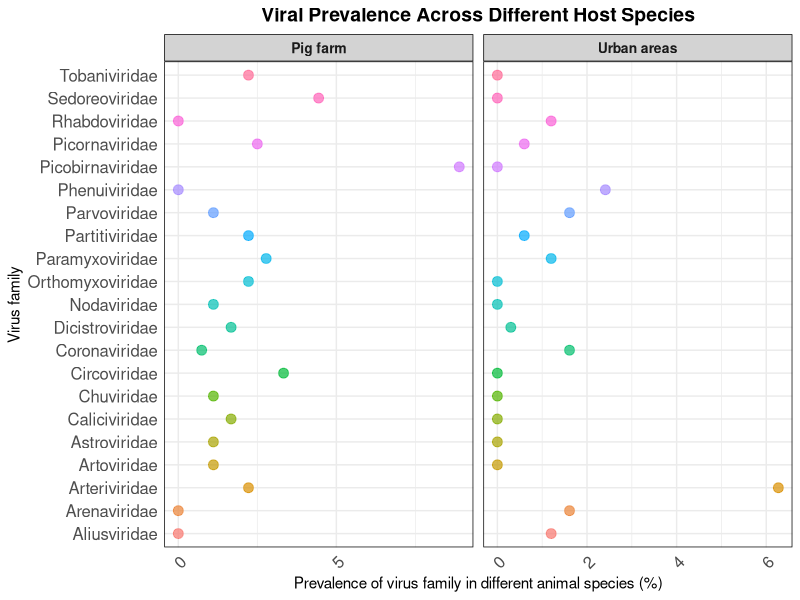
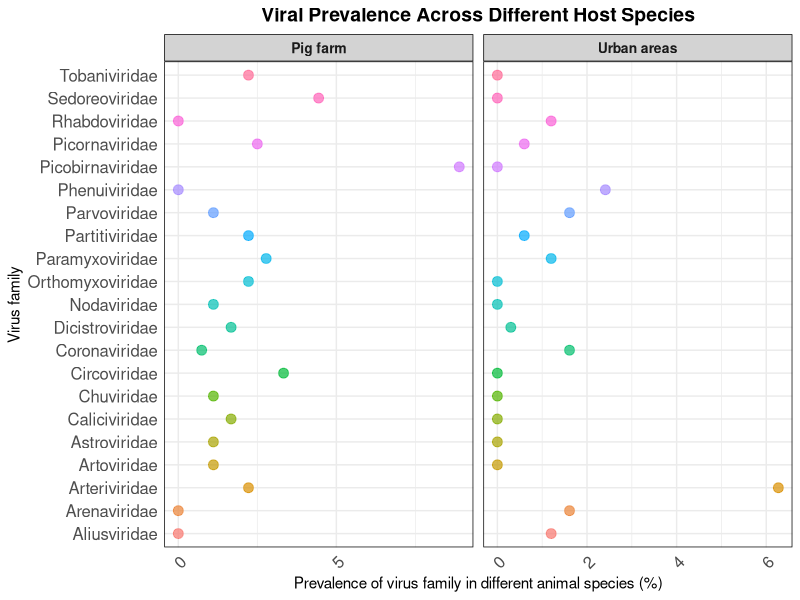

Generate these figures, in order, with R:
# Load required libraries
library(tidyverse)
library(readr)
library(ggplot2)

# Read CSV files
virus_meta <- read_csv("virus_meta.csv")
virus_table <- read_csv("virus_table_filtered.csv") 
lib_metadata <- read_csv("lib_metadata.csv")

# Process data
virus_table_binary <- virus_table %>%
  mutate(across(-lib_id, ~ifelse(. > 0, 1, 0)))

# 计算流行率并准备输出数据
prevalence_data <- virus_table_binary %>%
  pivot_longer(cols = -lib_id, names_to = "virus", values_to = "positive") %>%
  left_join(lib_metadata, by = "lib_id") %>%
  left_join(virus_meta, by = c("virus" = "virus_name")) %>%
  group_by(virus_family, species) %>%  # 按病毒科和宿主种分组
  summarise(
    positive_samples = sum(positive),   # 阳性样本数
    total_samples = n(),                # 总样本数
    prevalence = mean(positive) * 100,  # 流行率
    .groups = "drop"
  ) %>%
  arrange(virus_family, species) %>%    # 按病毒科和宿主种排序
  mutate(
    prevalence = round(prevalence, 2)   # 将流行率四舍五入到两位小数
  )

# 保存流行率数据到CSV文件
write_csv(prevalence_data, "virus_prevalence_by_species.csv")

# Get all unique virus families
all_families <- unique(prevalence_data$virus_family)

# Create a consistent color palette for virus families
family_colors <- setNames(scales::hue_pal()(length(all_families)), all_families)

# Create the plot
ggplot(prevalence_data, aes(x = prevalence, y = virus_family, color = virus_family)) +
  geom_point(size = 3, alpha = 0.7) +
  facet_wrap(~ species, scales = "free_x", ncol = 7) +  # 修改为按species分面
  scale_color_manual(values = family_colors) +
  scale_x_continuous(limits = c(0, NA), breaks = function(x) pretty(x, n = 3)) +
  labs(
    x = "Prevalence of virus family in different animal species (%)", 
    y = "Virus family",
    title = "Viral Prevalence Across Different Host Species"
  ) +
  theme_minimal() +
  theme(
    axis.text.y = element_text(size = 12),
    axis.text.x = element_text(angle = 45, hjust = 1, size = 12),
    strip.text = element_text(size = 10, face = "bold"),
    legend.position = "none",
    panel.spacing = unit(0.5, "lines"),
    panel.border = element_rect(color = "black", fill = NA, size = 0.5),
    strip.background = element_rect(color = "black", fill = "lightgray", size = 0.5),
    plot.title = element_text(size = 14, face = "bold", hjust = 0.5)
  )

# Save the plot
ggsave("virus_prevalence_by_species.pdf", width = 20, height = 12, dpi = 300)

# 创建一个总结表,显示每个病毒科的总体流行率
summary_data <- prevalence_data %>%
  group_by(virus_family) %>%
  summarise(
    unique_species = n_distinct(species),            # 不同宿主种数
    mean_prevalence = mean(prevalence, na.rm = TRUE), # 平均流行率
    min_prevalence = min(prevalence, na.rm = TRUE),   # 最低流行率
    max_prevalence = max(prevalence, na.rm = TRUE),   # 最高流行率
    .groups = "drop"
  ) %>%
  mutate(across(where(is.numeric), ~round(., 2))) %>%  # 所有数值四舍五入到两位小数
  arrange(desc(mean_prevalence))  # 按平均流行率降序排列

# 保存总结数据
write_csv(summary_data, "virus_family_prevalence_summary.csv")

# Print summary to console
cat("\nVirus Family Prevalence Summary:\n")
print(summary_data)
